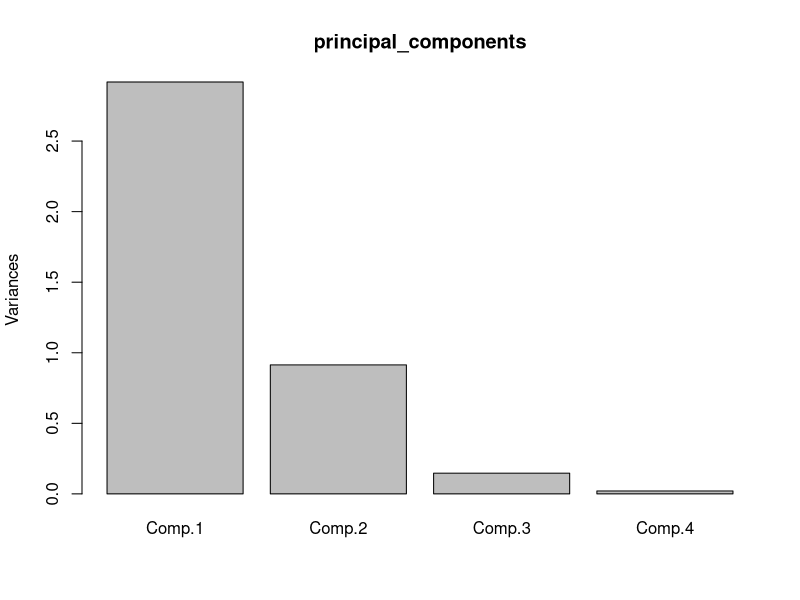
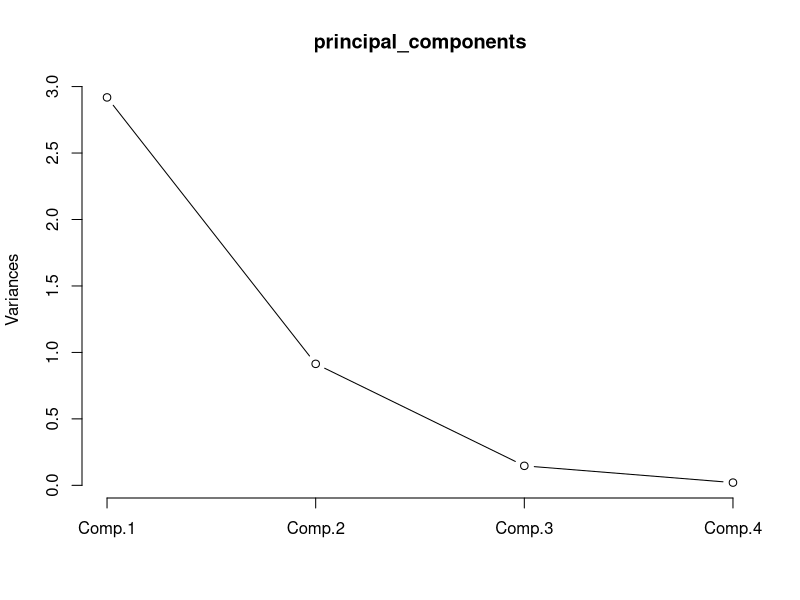
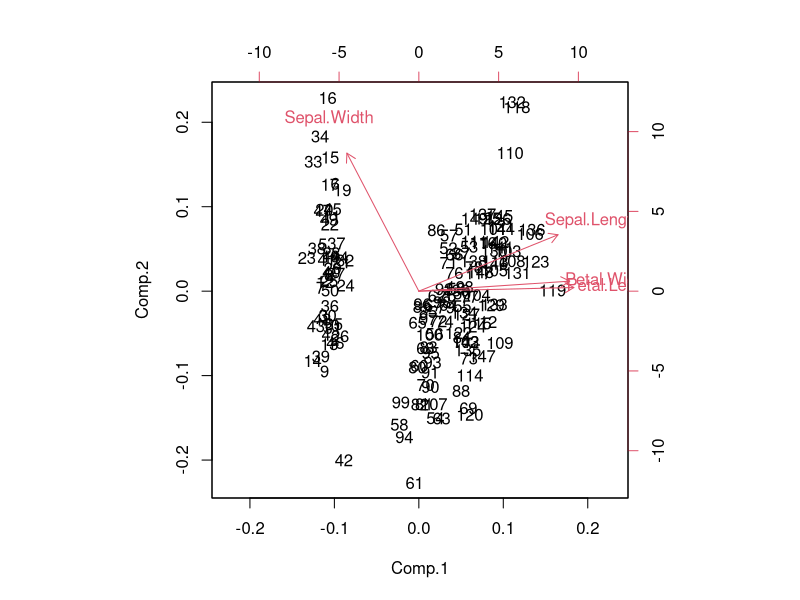
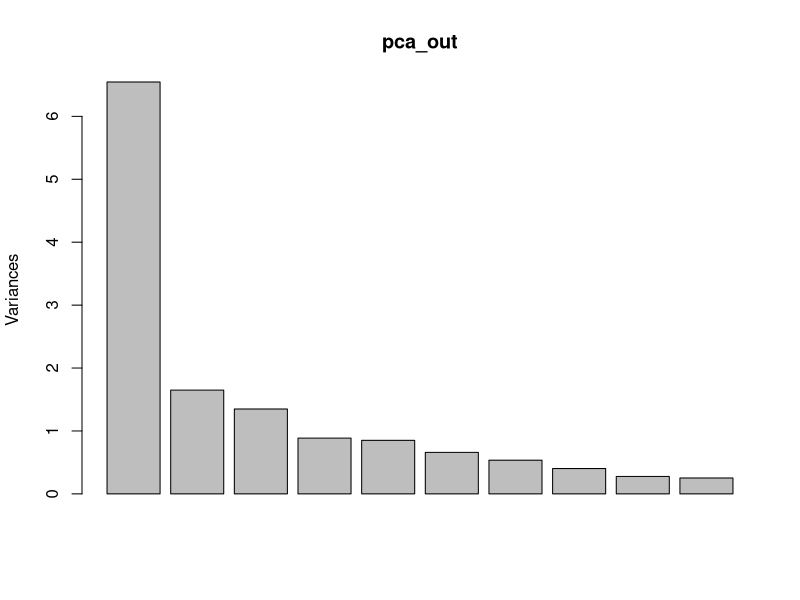
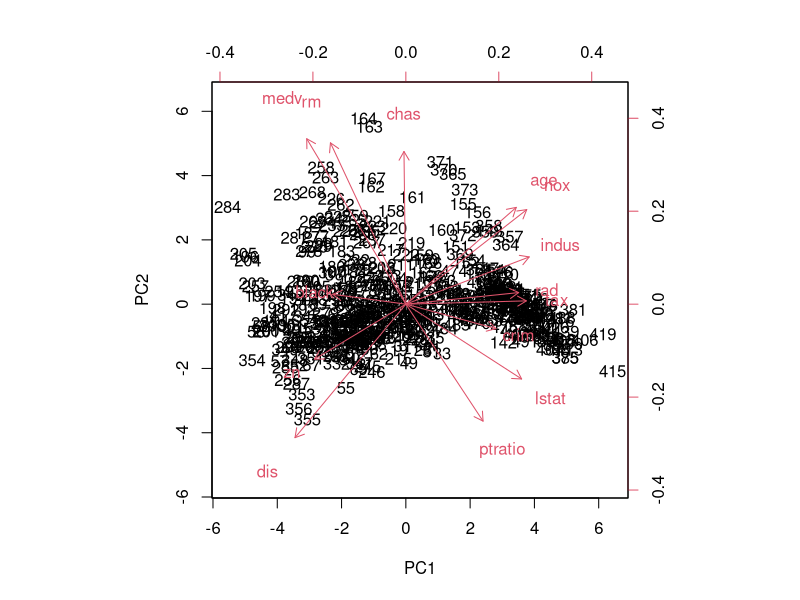
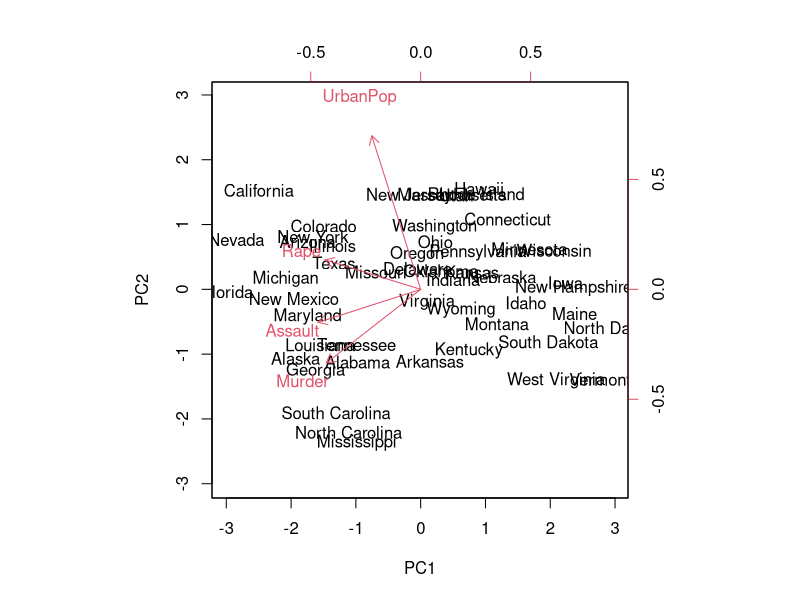

The R script that drew these images, in order:
#PCA with iris dataset

data("iris")
head(iris)


#creating another dataset from iris dataset that contains the columns from 1 to 4

irisdata1 <- iris[, 1:4]

irisdata1

head(irisdata1)

principal_components <- princomp(irisdata1, cor = TRUE, score = TRUE)

#cor = a logical value indicating whether the calculation should
#use the correlation matrix or the covariance matrix.
#The correlation matrix can only be used if there are no constant variables.
#score = a logical value indicating whether the score on
#each principal component should be calculated

summary(principal_components)

#Four principal components because the input data has four differnet features
#1 and 2 represent 95%

plot(principal_components)

plot(principal_components, type = "l")

help("biplot")
biplot(principal_components)



#Boston dataset
install.packages("MASS")
data(Boston, package = "MASS")

#prcomp() computes the principal components

pca_out <- prcomp(Boston, scale = T)

pca_out

plot(pca_out)

biplot(pca_out, scale = 0)
boston_pc <- pca_out$x
boston_pc

head(boston_pc)
summary(boston_pc)


#USArrests
#50 states are the rows
data(USArrests)
View(USArrests)
states = row.names(USArrests)
states
names(USArrests)

apply(USArrests, 2, mean)
apply(USArrests, 2, var)

# We now perform principal components analysis using the prcomp() function, which is one of several functions in R that perform PCA.
# By default, the prcomp() function centers the variables to have mean zero. By using the option scale=TRUE,
# we scale the variables to have standard deviation one.
# The output from prcomp() contains a number of useful quantities.
pr.out=prcomp(USArrests, scale=TRUE)

names(pr.out)

# The center and scale components correspond to the means and standard deviations of the
# variables that were used for scaling prior to implementing PCA.
pr.out$center
pr.out$scale


#The rotation matrix provides the principal component loadings; each column of pr.out$rotation contains
#the corresponding principal component loading vector
#We see that there are four distinct principal components.
pr.out$rotation

dim(pr.out$x)

biplot(pr.out, scale = 0)
pr.out$sdev


#The variance explained by each principal component is obtained by squaring these:
pr.var = pr.out$sdev^2
pr.var


#To compute the proportion of variance explained by each principal component, we simply
#divide the variance explained by each principal component by the total variance explained
#by all four principal components.
pve = pr.var/sum(pr.var)
pve
